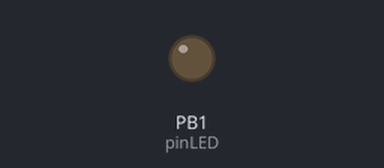
Bench run of a sketch on a simulated ATtiny85, built with avr-gcc and run on an emulated ATtiny85. On the bench: output pins drawn as LEDs (lit = HIGH).

Above: at 34.85 s.
Timing chart, 0 to 39.4 s (numbered marks = the images above):
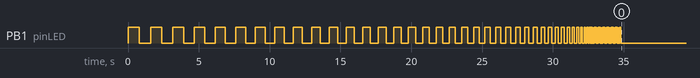

Measured:
- by itself, PB1 (pinLED): HIGH → LOW at 0.80 s, → HIGH 0.80 s later, → LOW 0.78 s later, → HIGH 0.78 s later, … (270 changes in this stretch)

The sketch:

digisparktemp_ino.ino
```cpp
/**

Testna aplikacija za Digispark by @kstevica
Sluzi kao mjerac temperature
Svakih 5 sekundi pocinje ciklus, kolika je temperetura u stupnjevima Celzija,
toliko puta se LEDica na Digisparku upali i ugasi

Na pocetku se 30 sekundi zagrijava cip, a to je prikazano paljenjem i
gasenjem LEDice u sve brzem ritmu.

Napajanje Digisparka moze ici preko USB-a (5V), preko 5V i GND pina
ili koristeci izvora 6V - 12V preko VIN i GND pina

Aplikacija je napravljena kako bi Daniel Mondekar @daniel_mondekar i
MoorZak Blusher shvatili sto je Digispark :P

*/

#define pinLED 1

void setup() {
  pinMode(pinLED, OUTPUT);

  for (int i=40; i>0; i--) {
    blink(i*20);
  }
  for (int i=0; i<50; i++) {
     blink(20);
  }
}

void loop() {
  digitalWrite(pinLED, LOW);
  delay(5000);
  int temp = get_temp();
  if (temp<0) {
    for (int i=temp; i<0; i++) {
      blink(999);
    }
  } else {
    for (int i=0; i<temp; i++) {
      blink(333);
    }
  }
}

void blink(int useDelay)
{
  digitalWrite(pinLED, HIGH);
  delay(useDelay);
  digitalWrite(pinLED, LOW);
  delay(useDelay);
}

int get_temp() {
  analogReference(INTERNAL1V1);
  int raw = analogRead(A0+15);
  raw -= 10; // kalibracija, treba podesiti rucno, za tiny je 0, inace 10
  int in_c = raw - 273; // stupnjevi Celzijusa
  analogReference(DEFAULT);
  return in_c;
}
```
